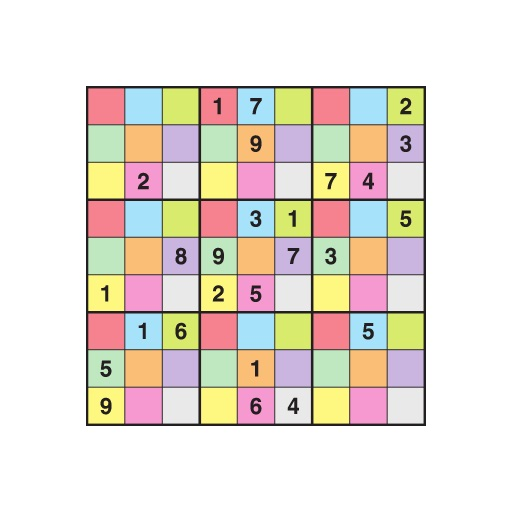
#> input picture Resources/Sudoku_1.jpg, 512 x 512 px, found by its file name; its folder holds 5 pictures in this run
$ python Sudoku_solver_010621.py
#> lines starting #> are read from the running program, lines starting #| are printed output that depends on the picture; after the words box and inside, x2 and y2 are one past the last pixel; in counts of white or black regions, pixels touching at a corner belong together
'''
#Created by: Jack Cornwall
#Email: jackcornwall91@gmail.com
#Git hub: https://github.com/JackDCornwall
#Website:https://jackcornwall.co.uk/

#Project: Sudoku solver
#Date: 010621
#Description: Upload an image of a sudoku, centre it in the square and boom it will be solved for you.
'''

#importing required directories
import os
import cv2
import pytesseract
import numpy as np
import re

#directories and path
dir = os.getcwd() #working directory
ocr_tesseract_path = "C://Users/Jack/AppData/Local/Programs/Tesseract-OCR/tesseract.exe"
img_dir = dir + "\\Resources\\" #image/resource directory
path = img_dir + "Sudoku_1.jpg"

#print(os.listdir(img_dir)) #printing sudoku files

#importing image
img = cv2.imread(path)
#> img is the input picture: shape (512, 512, 3); mean B, G, R 214.1, 223.6, 231.6
imgOut = img.copy() #creating a copy to draw on

#converting image to greyscale and adding blur
imgGrey = cv2.cvtColor(img,cv2.COLOR_BGR2GRAY)
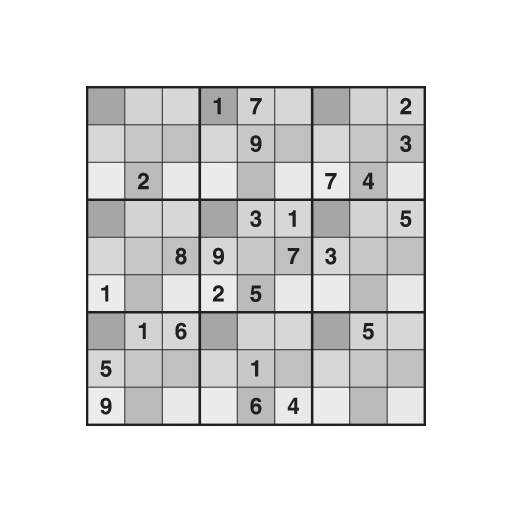
#> imgGrey: shape (512, 512); min 25, max 255, mean 224.9
imgBlur = cv2.GaussianBlur(imgGrey,(7,7),1)
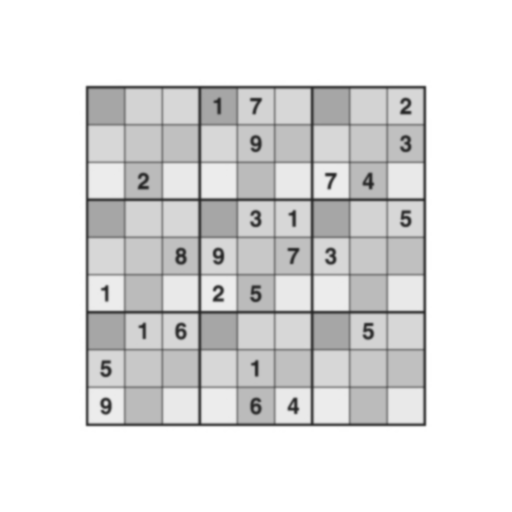
#> imgBlur: shape (512, 512); min 36, max 255, mean 224.9

#finding edges with Canny function
imgCanny = cv2.Canny(imgBlur,100,100)
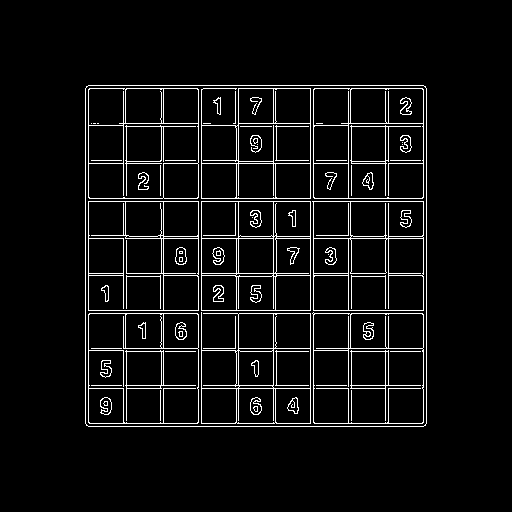
#> imgCanny: shape (512, 512); 5.5% white in thin lines or dots, all inside (x1, y1, x2, y2) = (85, 85, 427, 427)

#extracting contour coordinates & hierarchy (hierarchy not necessary)
#contours,hierarchy = cv2.findContours(imgCanny,cv2.RETR_EXTERNAL,cv2.CHAIN_APPROX_NONE) #only external most contour returned
contours, hierarchy = cv2.findContours(imgCanny, cv2.RETR_CCOMP, cv2.CHAIN_APPROX_NONE)
#> contours = 196 contours, 54 with area under 20; largest, box (x1, y1, x2, y2) and area: (85, 85, 427, 427) 116265, (85, 85, 427, 427) 116263, (312, 312, 424, 424) 12097, (313, 88, 424, 199) 12097, (88, 313, 199, 424) 12096

#initialising an array to store areas
areas = []

#calculating all areas
for cnt in contours:

    #calculating area
    areas.append(cv2.contourArea(cnt))
#> this loop made 196 passes
#> cnt on pass 50: [[312, 313], [313, 312], [314, 313], [313, 314]]
#> after the loop, areas = 196 values, max 116265 at index 194, min 0 at index 10, mean 2339.6

#extracting largest area
max_area = max(areas)
#> max_area = 116265

# #TODO code below looks at finding second largest area and seeing if it is a sudoku contained in a box
# #Sudoku_0.jpg should trigger this but does not, only one contour is being returned.
# #I have asked for help in discord
# max_area_2 = 0
# if len(areas) > 1:
#
#     #looping through all areas
#     for a in areas:
#
#         #checking for second largest number
#         #also attempts to remove (areas that are virtually identical to max_area, double overlapping contours)
#         if a < (max_area-(max_area*0.1)) and a > max_area_2:
#
#             max_area_2 = a
#             print(max_area_2)
#
#     #moving to inner box if its smaller
#     if (max_area_2/max_area) > 0.5:
#
#          print("Sudoku found inside box?") #notification message
#
# print(max_area)
# #print(max_area_2)

#extracting height & width of the imported image
heightOld = imgCanny.shape[0]
#> heightOld = 512
widthOld = imgCanny.shape[1]
#> widthOld = 512

#Calculating area
imgArea = heightOld * widthOld
#> imgArea = 262144

# [7 lines of commented-out code are left out]

contour = contours[areas.index(max_area)]
#> contour = contour of 1356 points, box (x1, y1, x2, y2) (85, 85, 427, 427), area 116265

#print(len(contour))

#TODO re-enable when appropriate
#checking only 4 corners are found
# if len(corners)!=4:
#
#     #printing error message
#     print("Sudoku does not have 4 corners")

#drawing contour
cv2.drawContours(imgOut,contour,-1,(125,0,225),2)
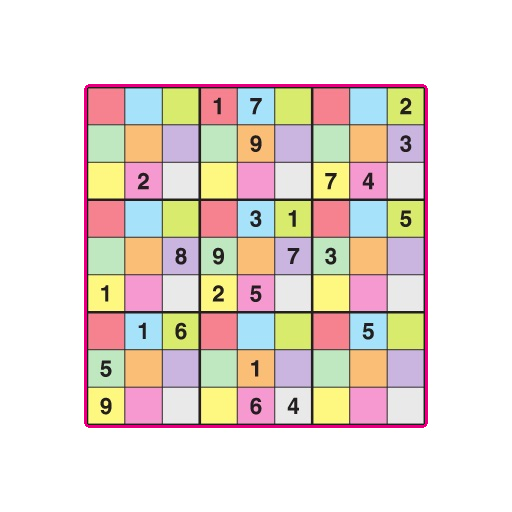
#> imgOut: shape (512, 512, 3); 1.55% of pixels changed, all inside (x1, y1, x2, y2) = (84, 84, 428, 428)

#TODO check that ratio between width and height is roughly square

# calculating perimeter
perimeter = cv2.arcLength(contour, True)
#> perimeter = 1359.3

# approximate corner points (should always be 4 for a box)
corners = cv2.approxPolyDP(contour, 0.02*perimeter, True)
#> corners = [[86, 86], [86, 425], [425, 425], [425, 86]]

#defining old points in the following order:
# 1.top left
# 2.top right
# 3.bottom left
# 4.bottom right
ptsOld = np.float32([corners[0],corners[3],corners[1],corners[2]])
#> ptsOld = [[86, 86], [425, 86], [86, 425], [425, 425]]

#height and width of exported sudoku
widthNew = 1024
heightNew = 1024

# points to transform to on new image in the following order:
# 1.top left
# 2.top right
# 3.bottom left
# 4.bottom right
ptsNew = np.float32([[0, 0], [widthNew, 0], [0, heightNew], [widthNew, heightNew]])

# generatin transformation matrix
matrix = cv2.getPerspectiveTransform(ptsOld, ptsNew)
#> matrix = [[3.02, -3.41e-17, -259.8], [1.34e-16, 3.02, -259.8], [-8.19e-20, -4.09e-19, 1]]

# transforming image (performing warp)
imgWarp = cv2.warpPerspective(img, matrix, (widthNew, heightNew))
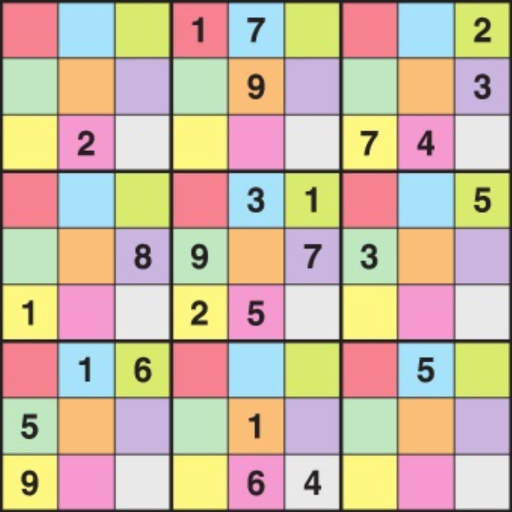
#> imgWarp: shape (1024, 1024, 3) (shown at 1/2 size); mean B, G, R 163.1, 184.7, 203

#pointing to ocr tessearact instasll
pytesseract.pytesseract.tesseract_cmd = ocr_tesseract_path

#calculating dimensions of cells
widthCell = round(widthNew/9)
heightCell = round(heightNew/9)

#creating np array
sudoku = np.zeros(shape=(9,9),dtype=int)

#configurations for tesseract
#oem 3 is the default tessearct engine
#psm 10 expects to detect a single caracter
#outputbase digits means we are looking for digits
conf = r"--oem 3 --psm 10 outputbase digits"

#regex patterns for find and replacing
#reg_xoc = re.compile(r"\x0c")
reg_xoc = re.compile("\\\\x[0-9]c") #regex to find \x0c or any digit replacing the 0
reg_n = re.compile("[^0-9]") #regex to replace anything apart from numbers

#reading from left to right
#looping through cols

for col in range(0,9):

    #looping throuhg rows
    for row in range(0,9):

        #cropping cell image

        #dimensions to crop (shrunk slightly to avoid borders)
        width_start = (widthCell * row) + 10
        width_end = (widthCell * row + widthCell) - 10
        height_start = (heightCell * col) + 10
        height_end = (heightCell * col + heightCell) - 10

        #defiing cell outline as follows: imgCell[y:y+h,x:x+w]
        imgCell = imgWarp[height_start : height_end , width_start : width_end]

        #converting to RGB from BGR as needed by pytesseract
        imgRGB = cv2.cvtColor(imgCell,cv2.COLOR_BGR2GRAY)

#> (the run stopped early here; a loop or call above may not have finished)
